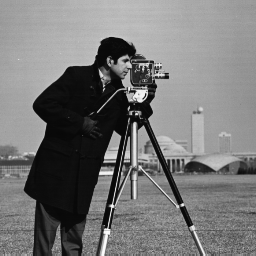
#> input picture cameraman.png, 256 x 256 px
$ python P2_calcular_iteraciones.py
#> lines starting #> are read from the running program, lines starting #| are printed output that depends on the picture
### P2.py
import matplotlib.pyplot as plt
import cv2
import numpy as np
from skimage import io
import os
import csv
import warnings


# [14 lines left out: functions visualizacion, desnormalizar_imagen, not called in this run]


def cargar_imagen_normalizar(path_imagen: str) -> np.array:
    """
    Recibe el nombre de una imagen gray y retorna el array normalizado que la representa
    """
#> called with path_imagen = 'cameraman.png'
    imagen_gray = io.imread(path_imagen, as_gray=True)
#> imagen_gray is the input picture: shape (256, 256); min 7, max 253, mean 118.7
    imagen_normalizada = imagen_gray / np.max(imagen_gray)
    imagen_normalizada = np.clip(imagen_normalizada, a_min=0, a_max=1)
    return imagen_normalizada


def agregar_ruido_gaussiano(imagen: np.array, seed: int) -> np.array:
    """
    Recibe la imagen normalizada y la semilla de generación de ruido,
    retorna la imagen con ruido gaussiano
    """
#> called with seed = 67676767
    np.random.seed(seed)
    ruido_gaussiano = np.random.normal(loc=0, scale=0.05, size=imagen.shape)
    imagen_ruidosa = np.clip(imagen + ruido_gaussiano, a_min=0, a_max=1)
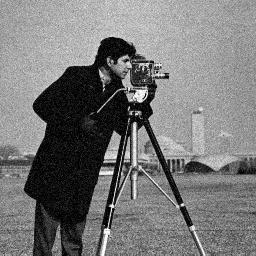
#> imagen_ruidosa: shape (256, 256) float64; min 0, max 1, mean 0.47
    return imagen_ruidosa


def cVT(variables: dict):
    """
    coeficiente de difusión propuesto en el enunciado
    retorna la ecuación
    """
    gradiente_u = variables["magnitud_gradiente"]
    e = variables["e"]
    c = 1 / np.sqrt(gradiente_u**2 + e**2)
    return c


def c_p1(variables: dict):
    """inspirado en el modelo exponencial"""
    u_x = np.abs(variables["u_x_suave"])
    u_y = np.abs(variables["u_y_suave"])
    k = variables["k"]
    E = u_x + u_y
    return np.exp(- ((E/k) ** 2))


def c_p2(variables: dict):
    """inspirado en el modelo fraccional.
    E = (1 - b)·|gradiente u|, con b = clip(r/umbral laplaciano, 0, 1) y r = laplaciano / (gradiente u + delta).
    """
    gradiente_u = variables["magnitud_gradiente_suave"]
    laplaciano = np.abs(variables["laplaciano_suave"])
    k = variables["k"]
    umbral_laplaciano = variables["umbral_laplaciano"]
    razon = laplaciano / (gradiente_u + 1e-6)   # delta=1e-6 evita 0/0
    b = np.clip(razon / umbral_laplaciano, 0, 1)
    E = (1 - b) * gradiente_u
    return 1 / (1 + (E / k) ** 2)


def calcular_rmse(imagen_original, imagen_comparada) -> float:
    """Recibe la imagen original y la imagen a comparar, ambas float en [0,1].
    Retorna el RMSE."""
    error = imagen_original - imagen_comparada
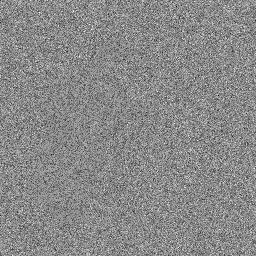
#> error: shape (256, 256) float64; min -0.237, max 0.201, mean -0.000954; drawn with min black and max white
    return np.round(float(np.sqrt(np.mean(error ** 2))), 5)


def guardar_fila(ruta_csv, tipo, rmse, imagen, seed, funcion_c,
                 paso_temporal, N, e, k, rho, peso):
    """Agrega una fila al CSV. Los parámetros que la función no usa quedan en '-'."""
    COLUMNAS = ["imagen", "semilla", "funcion", "lambda", "N", "e", "k", "rho",
                "peso_suavizado", "tipo", "MSE", "RMSE"]
    nombre = funcion_c.__name__
    fila = [imagen, seed, nombre, paso_temporal, N,
            e if nombre == "cVT" else "-",
            k if nombre in ("c_p1", "c_p2") else "-",
            rho if nombre == "c_p2" else "-",
            peso if nombre in ("c_p1", "c_p2") else "-",
            tipo, rmse ** 2, rmse]
    existe = os.path.isfile(ruta_csv)
    with open(ruta_csv, mode="a", newline="") as archivo:
        escritor = csv.writer(archivo)
        if not existe:
            escritor.writerow(COLUMNAS)
        escritor.writerow(fila)


def restas_imagen(imagen):
    imagen_pad = np.pad(imagen, 1, mode="edge")
    gradiente_arriba = imagen_pad[:-2, 1:-1] - imagen
    gradiente_abajo = imagen_pad[2:, 1:-1] - imagen
    gradiente_derecha = imagen_pad[1:-1, 2:] - imagen
    gradiente_izquierda = imagen_pad[1:-1, :-2] - imagen
    return gradiente_arriba, gradiente_abajo, gradiente_derecha, gradiente_izquierda


def calcular_laplaciano(dif_arriba, dif_abajo, dif_derecha, dif_izquierda):
    laplaciano = dif_arriba + dif_abajo + dif_derecha + dif_izquierda
    u_x = (dif_derecha - dif_izquierda) / 2
    u_y = (dif_abajo - dif_arriba) / 2
    return laplaciano, u_x, u_y


def difusion_ansitropica(imagen_ruidosa, paso_temporal, e, umbral_de_contraste, umbral_laplaciano, peso_laplaciano: float, funcion_c, numero_de_iteraciones: int):
    if not (0 <= peso_laplaciano <= 0.25):
        raise ValueError("peso_laplaciano debe estar entre 0 y 0.25")

    imagen_actual = imagen_ruidosa.copy()
    for i in range(numero_de_iteraciones):
        # print(f"Iniciando iteración {i}")

        arriba, abajo, derecha, izquierda = restas_imagen(imagen_actual)
        laplaciano, u_x, u_y = calcular_laplaciano(
            arriba, abajo, derecha, izquierda)
        magnitud_gradiente = np.sqrt(u_x**2 + u_y**2)

        imagen_suavizada = imagen_actual + peso_laplaciano * laplaciano
        arriba_suave, abajo_suave, derecha_suave, izquierda_suave = restas_imagen(
            imagen_suavizada)
        laplaciano_suave, ux_suave, uy_suave = calcular_laplaciano(
            arriba_suave, abajo_suave, derecha_suave, izquierda_suave)
        gradiente_suavizado = np.sqrt(ux_suave**2 + uy_suave**2)

        variables = {
            "laplaciano_suave": laplaciano_suave,
            "u_x_suave": ux_suave,
            "u_y_suave": uy_suave,
            "laplaciano": laplaciano,
            "u_x": u_x,
            "u_y": u_y,
            "lambda": paso_temporal,
            "e": e,
            "umbral_laplaciano": umbral_laplaciano,
            "k": umbral_de_contraste,
            "N": numero_de_iteraciones,
            "magnitud_gradiente": magnitud_gradiente,
            "magnitud_gradiente_suave": gradiente_suavizado
        }
        c = funcion_c(variables)
        if i == 0:
            mapa_c_inicial = c.copy()
        # print(f"iter {i}: c_min={c.min():.4f}, c_max={c.max():.4f}")
        c_arriba, c_abajo, c_derecha, c_izquierda = restas_imagen(c)

        if (paso_temporal > (1/(4*c.max()))):
            warnings.warn(
                f"Iteración {i}: paso temporal λ={paso_temporal} excede la cota de estabilidad "
                f"λ_max=1/(4·c_max)={1/(4*c.max()):.5f} (c_max={c.max():.3f}). "
                f"El resultado podría mostrar una amplificación en lugar de suavizado\n"
            )
        flujo = ((c + c_arriba / 2) * arriba +
                 (c + c_abajo / 2) * abajo +
                 (c + c_derecha / 2) * derecha +
                 (c + c_izquierda / 2) * izquierda)
        imagen_actual += flujo * paso_temporal
    return imagen_actual, mapa_c_inicial, c


# [49 lines that do not run on import are left out]

### P2_calcular_iteraciones.py
import os
import contextlib
import warnings
from P2 import (cVT, c_p1, c_p2, cargar_imagen_normalizar, agregar_ruido_gaussiano,
                difusion_ansitropica, calcular_rmse, guardar_fila)

seeds = (67676767, 69420, 1234)
imagen = "cameraman.png"
# paso_temporal = fracción * paso_temporal_max, paso_temporal_max = 1/(4*c_max) | c_max = 1/e en TV y 1 en c_p1 y c_p2).

# fracciones para calcular el paso temporal actual
fracciones = (0.1, 0.5, 0.9, 1.4)
es = (0.2, 1, 0.01, 3)  # Valores para e en TV
umbrales_de_contrastes = (0.02, 0.05, 1)
umbrales_laplaciano = (1, 3, 0.1, 5)
pesos_laplaciano = (0.1, 0.125, 0.25)
Ns = (10, 40, 70, 100, 200)  # numeros de corrida
funciones_c = (cVT, c_p1, c_p2)


def es_repetida(funcion_c, e, umbral_de_contraste, umbral_laplaciano, peso_laplaciano):
    """True si la corrida repetiría otra idéntica: cada función ignora algunos parámetros,
    así que solo se corre el primer valor de los que ignora.
    cVT usa solo e | c_p1 usa k y peso | c_p2 usa k, rho y peso"""
    if funcion_c is cVT:
        return (umbral_de_contraste != umbrales_de_contrastes[0]
                or umbral_laplaciano != umbrales_laplaciano[0]
                or peso_laplaciano != pesos_laplaciano[0])
    if funcion_c is c_p1:
        return e != es[0] or umbral_laplaciano != umbrales_laplaciano[0]
    return e != es[0]   # c_p2


# corridas por semilla (para mostrar el avance)
n_p, n_e, n_k, n_r, n_w, n_N = (len(fracciones), len(es), len(umbrales_de_contrastes),
                                len(umbrales_laplaciano), len(pesos_laplaciano), len(Ns))
por_semilla = n_p * n_N * (n_e + n_k * n_w + n_k * n_r * n_w)
total = por_semilla * len(seeds)
hechas = 0

for seed in seeds:
    folder = os.path.join(os.path.dirname(__file__),
                          "Resultados_P2", f"seed_{str(seed)}", f"{imagen.split('.')[0]}")
    os.makedirs(folder, exist_ok=True)
    ruta_csv = os.path.join(folder, "resultados.csv")

    imagen_normalizada = cargar_imagen_normalizar(imagen)
    imagen_ruidosa = agregar_ruido_gaussiano(imagen_normalizada, seed)
    rmse_ruidosa = calcular_rmse(imagen_normalizada, imagen_ruidosa)
#> rmse_ruidosa = 0.0486

    for fraccion in fracciones:
        for e in es:
            for umbral_de_contraste in umbrales_de_contrastes:
                for umbral_laplaciano in umbrales_laplaciano:
                    for peso_laplaciano in pesos_laplaciano:
                        for N in Ns:
                            for funcion_c in funciones_c:
                                if es_repetida(funcion_c, e, umbral_de_contraste,
                                               umbral_laplaciano, peso_laplaciano):
                                    continue

                                if funcion_c is cVT:
                                    c_max = 1 / e
                                else:
                                    c_max = 1.0

                                paso_temporal = fraccion / (4 * c_max)

#> (the run stopped early here; a loop or call above may not have finished)
